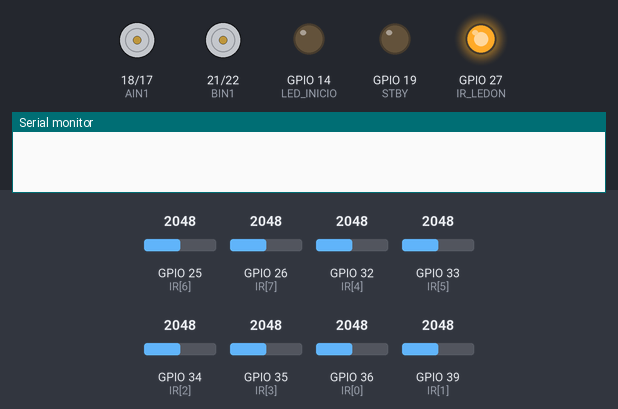
Bench run of a sketch on a simulated ESP32. Shown: motor-driver pin pairs drawn as motors (green arrow = first pin HIGH = forward, orange = second pin HIGH = backward, longer = more drive, scaled by the enable pin, stopped while the standby pin is LOW), output pins drawn as LEDs (lit = HIGH), the last lines printed to the serial monitor. The test bench sets the inputs (shaded band); at power-on: GPIO 25 (IR[6]) = 2048, GPIO 26 (IR[7]) = 2048, GPIO 32 (IR[4]) = 2048, GPIO 33 (IR[5]) = 2048, GPIO 34 (IR[2]) = 2048, GPIO 35 (IR[3]) = 2048, GPIO 36 (IR[0]) = 2048, GPIO 39 (IR[1]) = 2048. Nothing arrives over Bluetooth unless stated.

Above: at 0.0 s.
At 5.1 s:
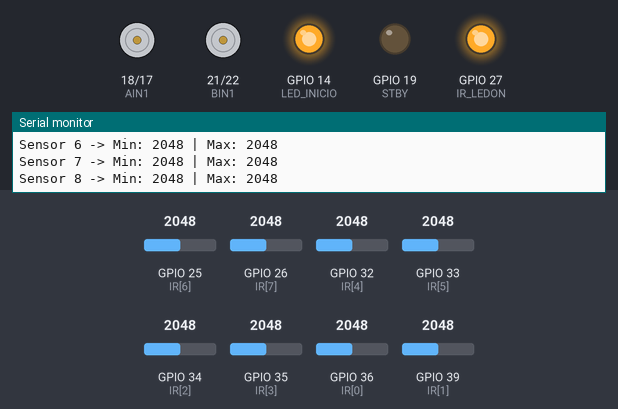
Timing chart, 0 to 6.6 s (numbered marks = the images above):
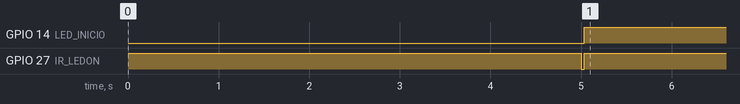

The sketch:

main.ino
```cpp
#include "BluetoothSerial.h"

BluetoothSerial SerialBT;

// === Constantes universales ===

// === Pines de salida ===
const int LED_INICIO = 14;
const int STBY = 19;
const int PWMA = 16;
const int AIN1 = 18;
const int AIN2 = 17;
const int PWMB = 23;
const int BIN1 = 21;
const int BIN2 = 22;
const int IR_LEDON = 27;

// === Pines de entrada (QTR8A) ===
const int IR[8] = {36,39,34,35,32,33,25,26};

// === Constantes de calibracion QTR8A
const float posiciones[8] = {-24.5, -17.5, -10.5, -3.5, 3.5, 10.5, 17.5, 24.5};

// ------------------------------------------------------------------------------

// === Variables universales ===

// === En calibración ===
unsigned long tiempo = 0;
unsigned long tiempoInicio = 0;
bool calFlag[8] = {0,0,0,0,0,0,0,0};
int sensores[8];
int minVal[8];
int maxVal[8];

// === Parámetros PID (Globales) ===
double Kp = 80.0;
double Ki = 0.05;
double Kd = 20.0;
double Ts = 0.01;
double error[3] = {0,0,0};
double q[3] = {0,0,0};
double salidaPID[2] = {0,0};

void setup()
{
  // Inicialización de salidas
  pinMode(LED_INICIO, OUTPUT);
  pinMode(STBY,OUTPUT);
  pinMode(AIN1,OUTPUT);
  pinMode(AIN2,OUTPUT);
  pinMode(BIN1,OUTPUT);
  pinMode(BIN2,OUTPUT);
  pinMode(IR_LEDON,OUTPUT);

  // Salidas PWM
  ledcAttachChannel(PWMA, 5000, 8, 0);
  ledcAttachChannel(PWMB, 5000, 8, 1);

  // Inicialización de entradas
  for(int i=0; i<8; i++)
  {
    pinMode(IR[i], INPUT);
    minVal[i] = 4095;
    maxVal[i] = 0;
  }

  Serial.begin(115200);

  // Inicializa constantes PID
  q[0] = Kp + Kd/Ts;
  q[1] = (-1) * (Kd/Ts);

  // Inicializa comunicación Serial BT
  SerialBT.begin("GREA Polaris");  // Nombre visible del dispositivo
}

bool cali = 0;
char mode = ' ';
float centroide = 0;
double u = 0;
double Vmax = 0.2;
double base = 0.0;
double dutyA;
double dutyB;
int pwma;
int pwmb;
int tiempoPID = 0;

void loop() {
  if (cali == 0)
  {
    calibracion();
    cali = 1;

    // === Imprimir valores máximos y mínimos ===
    Serial.println("Resultados de calibración:");
    for (int i = 0; i < 8; i++) {
      Serial.print("Sensor ");
      Serial.print(i+1);
      Serial.print(" -> Min: ");
      Serial.print(minVal[i]);
      Serial.print(" | Max: ");
      Serial.println(maxVal[i]);
    }
  }
  // Aqui debe imprimir todo
  tiempoInicio = millis();
  tiempoPID = millis();
  while(1)
  {
    tiempo = millis();
    if(tiempo - tiempoPID >= Ts * 1000.0)
    {
      centroide = calcularCentroide();
      u = calcularPID(0,centroide);
      if(!is_valid_double(u)) u=0.0;
      Vmax = clampD(Vmax,0.0,1.0);
      base = Vmax * 255.0;
      dutyA = clampD(base + u,0.0,255.0);
      dutyB = clampD(base - u,0.0,255.0);

      pwma = (int)round(dutyA);
      pwmb = (int)round(dutyB);

      //digitalWrite(STBY,HIGH);
      marchaMotorA(1,pwma);
      marchaMotorB(1,pwmb);
    }
    if(tiempo - tiempoInicio >= 500)
    {
      Serial.print("Centroide: ");
      Serial.print(centroide);
      Serial.print(" mm - PID:");
      Serial.print(u);
      Serial.print(" - PWMA:");
      Serial.print(pwma);
      Serial.print(" - PWMB:");
      Serial.println(pwmb);
      tiempoInicio = millis();
    }
  }
}
```

accionMotores.ino
```cpp
// === Funcion mando Motor A
void marchaMotorA(int mode, int pwma)
{
  analogWrite(PWMA,pwma);
  if(pwma > 0 && mode == 1)
  {

    digitalWrite(AIN1,HIGH);
    digitalWrite(AIN2,LOW);
    digitalWrite(LED_INICIO,HIGH);
  }
  else if(pwma < 0 && mode == 1)
  {
    digitalWrite(AIN1,LOW);
    digitalWrite(AIN2,HIGH);
    digitalWrite(LED_INICIO,HIGH);
  }
  else
  {
    digitalWrite(AIN1,LOW);
    digitalWrite(AIN2,LOW);
    digitalWrite(LED_INICIO,LOW);
  }
}

// === Funcion mando Motor B
void marchaMotorB(int mode, int pwmb)
{
  analogWrite(PWMB,pwmb);
  if(pwmb > 0 && mode == 1)
  {

    digitalWrite(BIN1,HIGH);
    digitalWrite(BIN2,LOW);
    digitalWrite(LED_INICIO,HIGH);
  }
  else if(pwma < 0 && mode == 1)
  {
    digitalWrite(BIN1,LOW);
    digitalWrite(BIN2,HIGH);
    digitalWrite(LED_INICIO,HIGH);
  }
  else
  {
    digitalWrite(BIN1,LOW);
    digitalWrite(BIN2,LOW);
    digitalWrite(LED_INICIO,LOW);
  }
}
```

calibracion.ino
```cpp
// === Función de calibración
void calibracion()
{
  digitalWrite(IR_LEDON, HIGH);

  Serial.println("Inicio de la calibracion");

  // Reiniciar min y max
  for(int i=0; i<8; i++) {
    minVal[i] = 4095;  // valor máximo del ADC ESP32
    maxVal[i] = 0;
  }

  unsigned long tiempoInicio = millis();
  while((millis() - tiempoInicio) < 5000)
  {
    for(int i=0; i<8; i++)
    {
      int valor = analogRead(IR[i]);
      if(valor < minVal[i]) minVal[i] = valor;
      if(valor > maxVal[i]) maxVal[i] = valor;
    }
  }
  digitalWrite(IR_LEDON, LOW);
  Serial.println("Fin de calibracion");
}
```

centroide.ino
```cpp
//=== Funcion de calculo del centroide ===
float calcularCentroide()
{
  float sumaPesos = 0;
  float sumaValores = 0;
  digitalWrite(IR_LEDON, HIGH);
  for(int i=0; i<8; i++)
  {
    if(i!=6)
    {
      int raw = analogRead(IR[i]);
      // normalizar
      float norm = (float)(raw - minVal[i]) / (maxVal[i] - minVal[i]);
      if(norm < 0) norm = 0;
      if(norm > 1) norm = 1;

      sumaPesos += norm * posiciones[i];
      sumaValores += norm;
    }
  }

  if(sumaValores == 0) {
    // línea perdida → devolver algo grande
    return 9999;
  }
  return sumaPesos / sumaValores; // en milímetros
}
```

pid.ino
```cpp
// === Funcion PID ===

double calcularPID(double setpoint, double medida) {
  //error[2] = error[1];
  error[1] = error[0];
  error[0] = setpoint - medida;
  salidaPID[0] = q[0]*error[0] + q[1]*error[1]; //+ q[2]*error[2];
  salidaPID[1] = salidaPID[0];
  return salidaPID[0];
}

// === Funciones auxiliares clamp y anti NaN

double clampD(double x, double lo, double hi)
{
  if(x < lo) return lo;
  if(x > hi) return hi;
  return x;
}

bool is_valid_double(double x)
{
  return !(isnan(x) || isinf(x));
}
```

Measured:
- by itself, GPIO 14 (LED_INICIO): LOW → HIGH at 5.0 s
- by itself, GPIO 27 (IR_LEDON): LOW → HIGH at 0.00 s, → LOW 5.0 s later, → HIGH 0.03 s later
